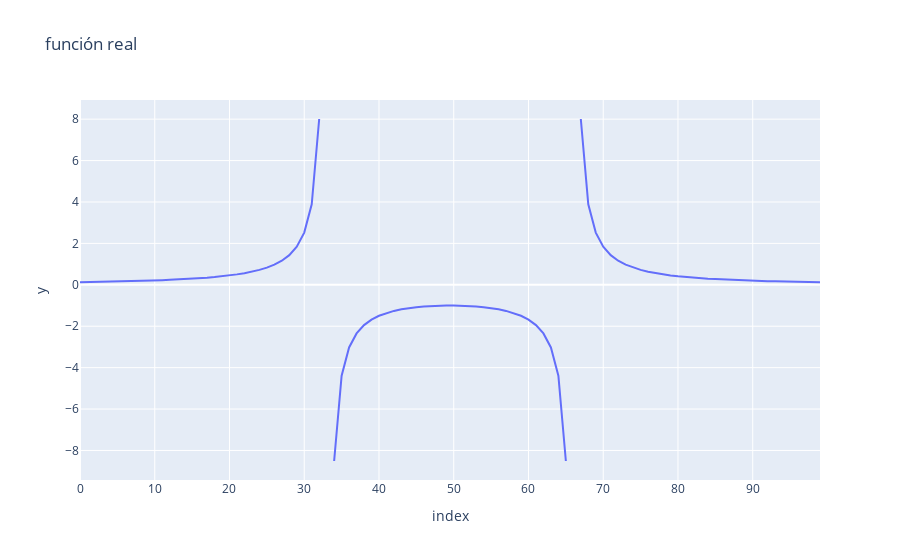

The notebook cell saved with this chart:
### Code cell
import plotly.express as px
import numpy as np

x=np.linspace(-3,3, 100)
fig = px.line(x, y=1/(x**2-1), title="función real")
fig.show()

### Figure 1 — Plotly figure (JSON) as saved in the notebook; plotly's stock layout.template omitted (floating-point values rounded to 4 significant figures)
{"data": [{"hovertemplate": "index=%{x}<br>y=%{y}<extra></extra>", "legendgroup": "", "line": {"color": "#636efa", "dash": "solid"}, "marker": {"symbol": "circle"}, "mode": "lines", "name": "", "orientation": "v", "showlegend": false, "type": "scatter", "x": [0, 1, 2, 3, 4, 5, 6, 7, 8, 9, 10, 11, 12, 13, 14, 15, 16, 17, 18, 19, 20, 21, 22, 23, 24, 25, 26, 27, 28, 29, 30, 31, 32, 33, 34, 35, 36, 37, 38, 39, 40, 41, 42, 43, 44, 45, 46, 47, 48, 49, 50, 51, 52, 53, 54, 55, 56, 57, 58, 59, 60, 61, 62, 63, 64, 65, 66, 67, 68, 69, 70, 71, 72, 73, 74, 75, 76, 77, 78, 79, 80, 81, 82, 83, 84, 85, 86, 87, 88, 89, 90, 91, 92, 93, 94, 95, 96, 97, 98, 99], "xaxis": "x", "y": [0.125, 0.1309, 0.1372, 0.144, 0.1514, 0.1594, 0.1681, 0.1775, 0.1878, 0.199, 0.2114, 0.225, 0.2401, 0.2568, 0.2756, 0.2966, 0.3203, 0.3473, 0.3781, 0.4138, 0.4553, 0.5042, 0.5625, 0.6331, 0.7202, 0.83, 0.9723, 1.163, 1.433, 1.84, 2.521, 3.889, 8.007, Infinity, -8.508, -4.391, -3.025, -2.347, -1.945, -1.681, -1.496, -1.361, -1.26, -1.184, -1.125, -1.08, -1.047, -1.023, -1.008, -1.001, -1.001, -1.008, -1.023, -1.047, -1.08, -1.125, -1.184, -1.26, -1.361, -1.496, -1.681, -1.945, -2.347, -3.025, -4.391, -8.508, Infinity, 8.007, 3.889, 2.521, 1.84, 1.433, 1.163, 0.9723, 0.83, 0.7202, 0.6331, 0.5625, 0.5042, 0.4553, 0.4138, 0.3781, 0.3473, 0.3203, 0.2966, 0.2756, 0.2568, 0.2401, 0.225, 0.2114, 0.199, 0.1878, 0.1775, 0.1681, 0.1594, 0.1514, 0.144, 0.1372, 0.1309, 0.125], "yaxis": "y"}], "layout": {"legend": {"tracegroupgap": 0}, "title": {"text": "función real"}, "xaxis": {"anchor": "y", "domain": [0, 1], "title": {"text": "index"}}, "yaxis": {"anchor": "x", "domain": [0, 1], "title": {"text": "y"}}}}
